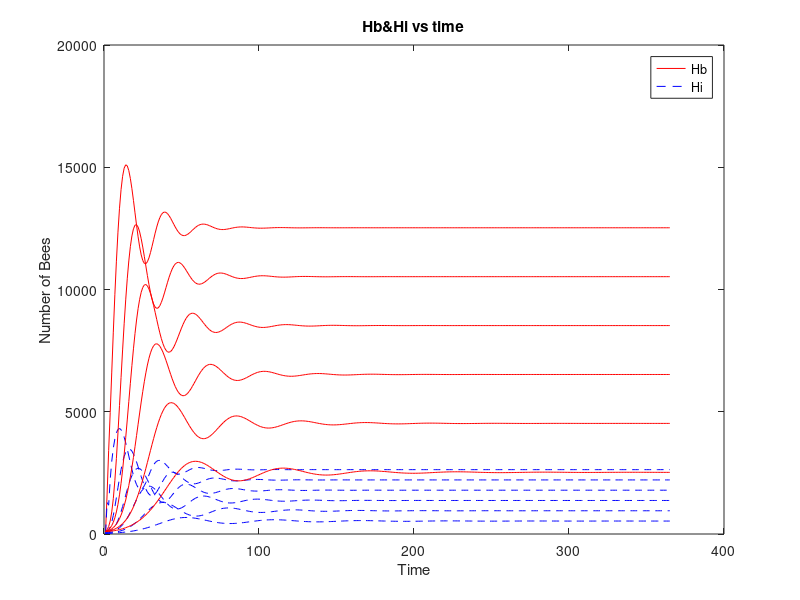
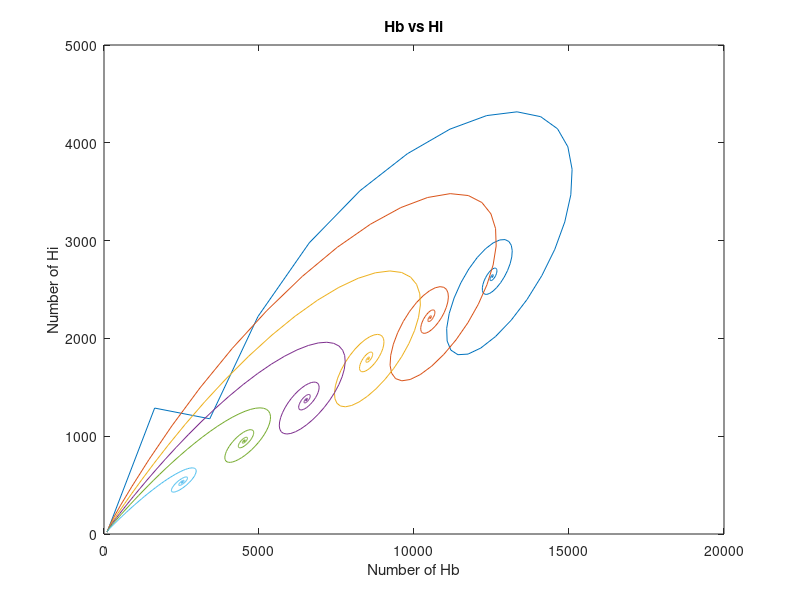

These figures' MATLAB source, in order:
clc;                                               % Clears the screen
clear all;

t=1; t_end=365;%How long the day is

L=1500;
Alpha=0.25;
Sigma=0.75;
m=0.24;

for w=0:2000:10000 
Hb = zeros(t_end,1);
Hi = zeros(t_end,1);

Hb(1) = 100;% How many Hb and Hi in the day 1
Hi(1) = 20;
x=[Hb;Hi];

f1=@(x,y) L.*(x)/(w+x)-Alpha.*x+Sigma.*x.*(y./(x+y));
f2=@(x,y) Alpha.*x-Sigma.*x.*(y./(x-y))-m.*y;  
F_xy = @(x,y)[f1(x,y);f2(x,y)];                    

for i=1:(t_end-1)                           % calculation loop
    k_1 = F_xy(Hb(i),Hi(i)); 
    
    k_2 = F_xy(Hb(i)+0.5*t,Hi(i)+0.5*t*k_1);
    k_3 = F_xy((Hb(i)+0.5*t),(Hi(i)+0.5*t*k_2));
    k_4 = F_xy((Hb(i)+t),(Hi(i)+k_3*t));
    
    Hb(i+1) = Hb(i) + (1/6)*(k_1(1)+2*k_2(1)+2*k_3(1)+k_4(1))*t;
    Hi(i+1) = Hi(i) + (1/6)*(k_1(2)+2*k_2(2)+2*k_3(2)+k_4(2))*t;  
end

time=1:1:t_end;%figures are in here
figure(1);%Hb and Hi vs time
plot(time,Hb,'r-');
hold on;
plot(time,Hi,'b--');
title('Hb&Hi vs time');
xlabel('Time');
ylabel('Number of Bees');
legend('Hb','Hi');

figure(2);%Hb vs Hi
plot(Hb,Hi);
title('Hb vs Hi');
xlabel('Number of Hb');
ylabel('Number of Hi');
hold on;

fprintf('point is %8.4e %8.4e and the rate is %8.4e\n',Hb(t_end),Hi(t_end),Hb(t_end)/Hi(t_end) );
end
